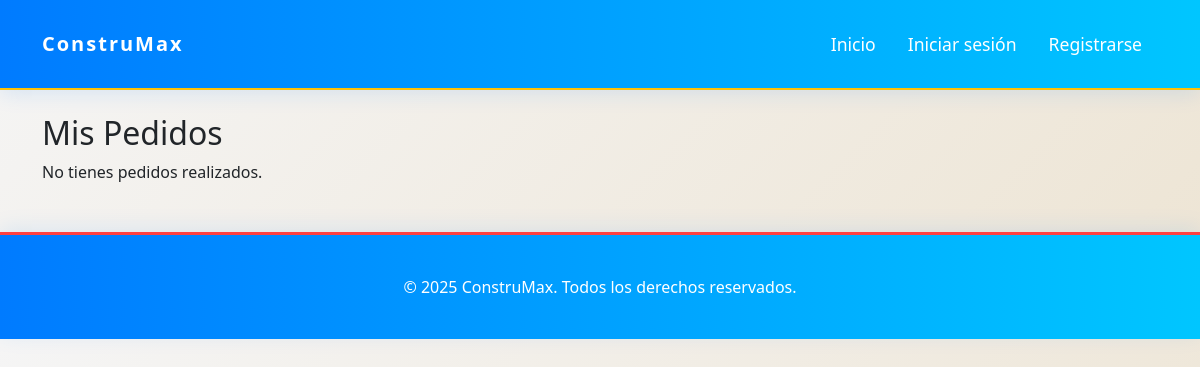
Page /orders/ (signed in) on the earlier database version.
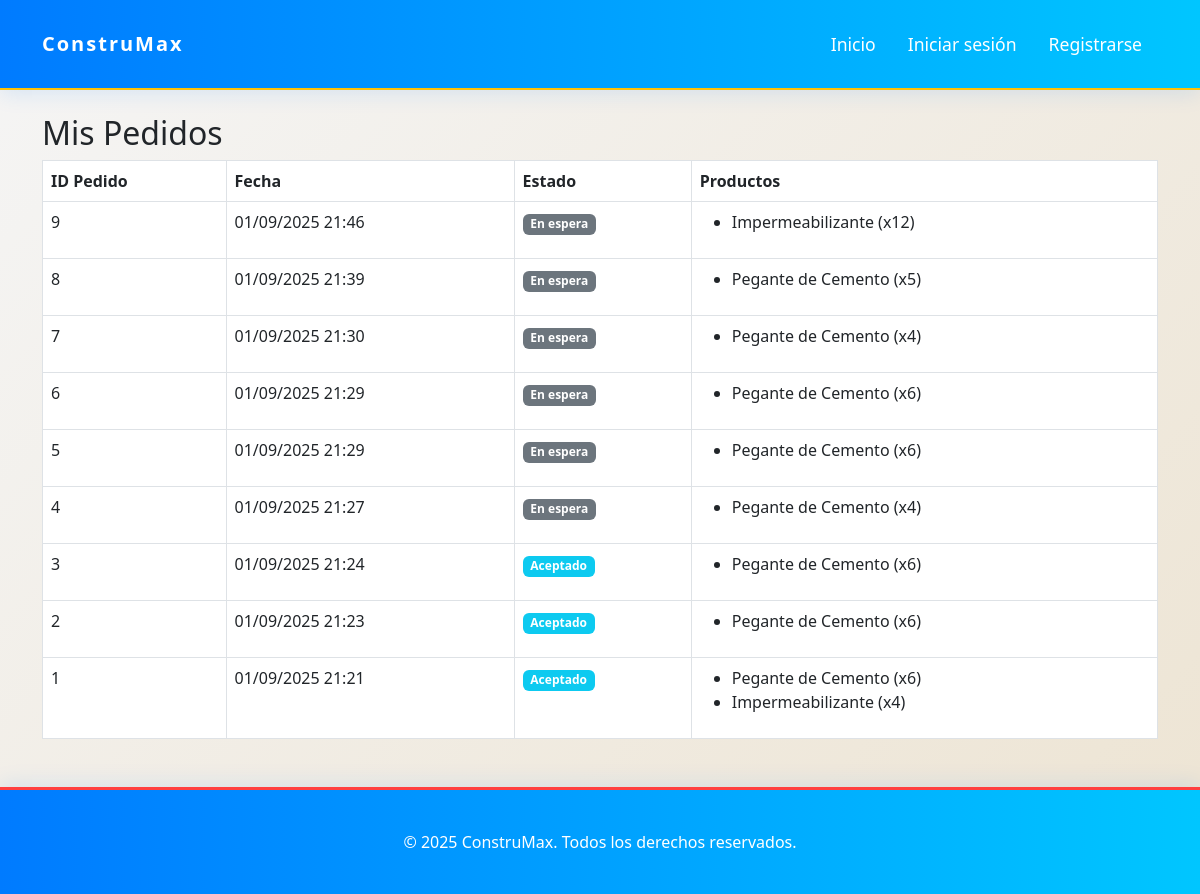
Same page on the later database version.
### app/models/users.py (models this page shows)
class Order(db.Model):
    __tablename__ = 'order'
    id = db.Column(db.Integer, primary_key=True)
    user_id = db.Column(db.Integer, db.ForeignKey('user.idUser'))
    created_at = db.Column(db.DateTime, default=db.func.now())
    status = db.Column(db.String(20), default='pendiente')  # aceptado, en_camino, entregado
    items = db.relationship('OrderItem', backref='order', lazy=True, cascade="all, delete-orphan")

class OrderItem(db.Model):
    __tablename__ = 'order_item'
    id = db.Column(db.Integer, primary_key=True)
    order_id = db.Column(db.Integer, db.ForeignKey('order.id'))
    product_id = db.Column(db.Integer)
    product_name = db.Column(db.String(100))
    quantity = db.Column(db.Integer, default=1)
    price = db.Column(db.Float)

### app/routes/orders.py (the view)
@bp.route('/')
@login_required
def view_orders():
    orders = Order.query.filter_by(user_id=current_user.idUser).order_by(Order.created_at.desc()).all()
    return render_template('orders.html', orders=orders)

### app/templates/orders.html (shortened to what this page needs)
{% extends 'base.html' %}
{% block content %}
<div class="container mt-4">
    <h2>Mis Pedidos</h2>
    {% if orders %}
    <table class="table table-bordered">
        <thead>
            <tr>
                <th>ID Pedido</th>
                <th>Fecha</th>
                <th>Estado</th>
                <th>Productos</th>
            </tr>
        </thead>
        <tbody>
            {% for order in orders %}
            <tr>
                <td>{{ order.id }}</td>
                <td>{{ order.created_at.strftime('%d/%m/%Y %H:%M') }}</td>
                <td>
                    {% if order.status == 'aceptado' %}
                        <span class="badge bg-info">Aceptado</span>
                    {% elif order.status == 'en_camino' %}
                        <span class="badge bg-warning">En camino</span>
                    {% elif order.status == 'entregado' %}
                        <span class="badge bg-success">Entregado</span>
                    {% elif order.status == 'pendiente' %}
                        <span class="badge bg-secondary">En espera</span>
                    {% else %}
                        <span class="badge bg-secondary">{{ order.status }}</span>
                    {% endif %}
                </td>
                <td>
                    <ul>
                    {% for item in order.items %}
                        <li>{{ item.product_name }} (x{{ item.quantity }})</li>
                    {% endfor %}
                    </ul>
                </td>
            </tr>
            {% endfor %}
        </tbody>
    </table>
    {% else %}
    <p>No tienes pedidos realizados.</p>
    {% endif %}
</div>
{% endblock %}

### app/templates/base.html (shortened to what this page needs)
<!DOCTYPE html>
<html lang="es">
<head>
    <link rel="stylesheet" href="{{ url_for('static', filename='main.css') }}">
    <link rel="stylesheet" href="{{ url_for('static', filename='login.css') }}">
    <link rel="stylesheet" href="{{ url_for('static', filename='pegantes.css') }}">
    <link href="https://cdn.jsdelivr.net/npm/bootstrap@5.3.0/dist/css/bootstrap.min.css" rel="stylesheet">
</head>
<body>
    <nav class="navbar navbar-expand-lg navbar-light bg-light mb-4">
        <div class="container">
            <a class="navbar-brand" href="{{ url_for('main') }}">ConstruMax</a>
            <div class="collapse navbar-collapse" id="navbarNav">
                <ul class="navbar-nav ms-auto">
                    <li class="nav-item"><a class="nav-link" href="{{ url_for('main') }}">Inicio</a></li>
                    <li class="nav-item"><a class="nav-link" href="{{ url_for('auth.login') }}">Iniciar sesión</a></li>
                    <li class="nav-item"><a class="nav-link" href="{{ url_for('register.register') }}">Registrarse</a></li>
                </ul>
            </div>
        </div>
    </nav>
    {% block content %}{% endblock %}
    <footer class="footer mt-5">
        <div class="container">
            <span>© 2025 ConstruMax. Todos los derechos reservados.</span>
        </div>
    </footer>
</body>
</html>

### app/static/main.css (style rules this page uses)
body { background: linear-gradient(135deg, #F5F5F5, #EDE4D3); font-family: 'Lato', 'Segoe UI', 'Roboto', Arial, sans-serif; color: #1A1A1A; line-height: 1.6; overflow-x: hidden; }
.navbar { z-index: 1000; width: 100%; position: relative; min-height: 90px; background: linear-gradient(90deg, #007bff, #00c6ff) !important; box-shadow: 0 4px 20px rgba(0, 123, 255, 0.12); border-bottom: 2px solid #FFC107; }
.navbar-brand { font-size: 2rem; font-weight: bold; color: #fff !important; letter-spacing: 2px; padding: 10px 0; transition: color 0.3s; }
.navbar-nav .nav-link { color: #fff !important; font-weight: 500; font-size: 1.1rem; margin: 0 0.5rem; border-radius: 1rem; transition: background 0.3s, color 0.3s; position: relative; }
.footer { background: linear-gradient(90deg, #007bff, #00c6ff); padding: 40px 0; text-align: center; color: #ffffff; border-top: 3px solid #FF4040; border-radius: 0; box-shadow: 0 -4px 20px rgba(0, 123, 255, 0.1); }

Differences in the rows shown:
added Order: id "9", created_at "01/09/2025 21:46", status "En espera"
added OrderItem: product_name "Impermeabilizante", quantity "12", shown under "9"
added Order: id "8", created_at "01/09/2025 21:39", status "En espera"
added OrderItem: product_name "Pegante de Cemento", quantity "5", shown under "8"
added Order: id "7", created_at "01/09/2025 21:30", status "En espera"
added OrderItem: product_name "Pegante de Cemento", quantity "4", shown under "7"
added Order: id "6", created_at "01/09/2025 21:29", status "En espera"
added OrderItem: product_name "Pegante de Cemento", quantity "6"
added Order: id "5", created_at "01/09/2025 21:29", status "En espera"
added OrderItem: product_name "Pegante de Cemento", quantity "6", shown under "5"
added Order: id "4", created_at "01/09/2025 21:27", status "En espera"
added OrderItem: product_name "Pegante de Cemento", quantity "4"
added Order: id "3", created_at "01/09/2025 21:24", status "Aceptado"
added OrderItem: product_name "Pegante de Cemento", quantity "6", shown under "3"
added Order: id "2", created_at "01/09/2025 21:23", status "Aceptado"
added OrderItem: product_name "Pegante de Cemento", quantity "6", shown under "2"
added Order: id "1", created_at "01/09/2025 21:21", status "Aceptado"
added OrderItem: product_name "Pegante de Cemento", quantity "6", shown under "1"
added OrderItem: product_name "Impermeabilizante", quantity "4", shown under "1"
Other differences:
text no longer shown: "No tienes pedidos realizados."
text now shown: "ID Pedido Fecha Estado Productos"
